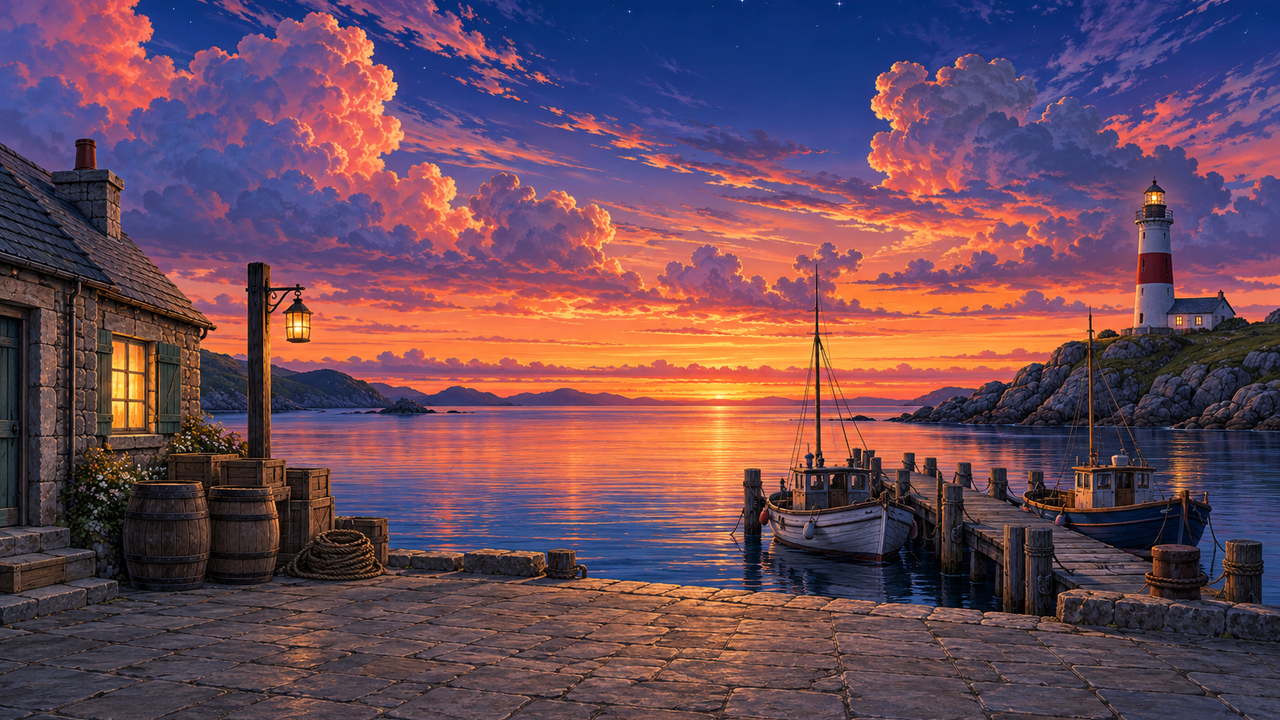
#> input picture styles/anime-visual-novel/assets/bg.png, 1280 x 720 px, found by its file name
$ python prep_bg_ai.py
#> lines starting #> are read from the running program, lines starting #| are printed output that depends on the picture; after the words box and inside, x2 and y2 are one past the last pixel; in counts of white or black regions, pixels touching at a corner belong together
### styles/aquarell/tools/wc.py
#!/usr/bin/env python3
"""Kleine Aquarell-Bibliothek (NumPy + Pillow): Rauschen, Weichzeichnen, Verwerfen und ein Pigmentmodell.

Pigmentmodell: Jede Lasur trägt eine optische Dichte D = -ln(Farbe) je Kanal (lineares Licht) bei. Lasuren addieren
ihre Dichten, das Ergebnis ist Papier * exp(-Summe D). So verhalten sich übereinanderliegende Lasuren wie echte
transparente Farbschichten (nur dunkler, nie heller), und weißes Papier bleibt, wo keine Farbe liegt.
"""
import numpy as np
from PIL import Image

PAPER = np.array([0.957, 0.937, 0.894])          # sRGB des Papiers (warmes Weiß, gleich wie in Godot)


def s2l(c):
    c = np.asarray(c, dtype=np.float64)
    return np.where(c <= 0.04045, c / 12.92, ((c + 0.055) / 1.055) ** 2.4)


def l2s(c):
    c = np.clip(c, 0.0, 1.0)
    return np.where(c <= 0.0031308, c * 12.92, 1.055 * np.power(c, 1 / 2.4) - 0.055)


def hexc(h):
    h = h.lstrip("#")
    return np.array([int(h[i:i + 2], 16) / 255.0 for i in (0, 2, 4)])


def density(srgb, paper=PAPER):
    """Dichte einer Lasur, die auf dem Papier die Farbe srgb ergibt."""
    return -np.log(np.clip(s2l(srgb) / s2l(paper), 1e-4, 1.0))


def value_noise(h, w, cell, seed, octaves=4, persistence=0.5, aniso=(1.0, 1.0)):
    """fBm aus bikubisch vergrößerten Zufallsgittern, 0..1. cell = Größe der gröbsten Zelle in px.
    aniso streckt die Zellen (x, y), z. B. (3, 1) für waagerechte Schlieren."""
    rng = np.random.default_rng(seed)
    out = np.zeros((h, w))
    amp, total, c = 1.0, 0.0, float(cell)
    for _ in range(octaves):
        gx = max(2, int(np.ceil(w / (c * aniso[0]))) + 3)
        gy = max(2, int(np.ceil(h / (c * aniso[1]))) + 3)
        g = rng.random((gy, gx)).astype(np.float32)
        im = Image.fromarray(g, mode="F").resize((int(gx * c * aniso[0]), int(gy * c * aniso[1])), Image.BICUBIC)
        a = np.asarray(im)
        ox, oy = int(rng.integers(0, max(1, a.shape[1] - w))), int(rng.integers(0, max(1, a.shape[0] - h)))
        out += amp * a[oy:oy + h, ox:ox + w]
        total += amp
        amp *= persistence
        c = max(1.0, c / 2.0)
    out /= total
    lo, hi = np.percentile(out, 1), np.percentile(out, 99)
    return np.clip((out - lo) / (hi - lo + 1e-9), 0, 1)


def _box(a, r, axis):
    if r < 1:
        return a
    pad = [(0, 0)] * a.ndim
    pad[axis] = (r + 1, r)
    p = np.pad(a, pad, mode="edge")
    cs = np.cumsum(p, axis=axis)
    n = a.shape[axis]
    hi = np.take(cs, np.arange(2 * r + 1, 2 * r + 1 + n), axis=axis)
    lo = np.take(cs, np.arange(0, n), axis=axis)
    return (hi - lo) / (2 * r + 1)


def blur(a, sigma):
    """Gauß-Näherung durch drei Kastenfilter je Achse."""
    if sigma <= 0.3:
        return a
    r = max(1, int(round(sigma * 0.93)))
    out = a.astype(np.float64)
    for _ in range(3):
        out = _box(_box(out, r, 0), r, 1)
    return out


# [15 lines left out: function warp, not called in this run]


def smoothstep(e0, e1, x):
    t = np.clip((x - e0) / (e1 - e0), 0, 1)
    return t * t * (3 - 2 * t)


def inner_edge(mask, sigma):
    """Band innen am Rand einer (weichen) Maske, 0..1: hier sammelt sich beim Trocknen das Pigment."""
    return np.clip((mask - blur(mask, sigma)) * 2.2, 0, 1) * mask


# [19 lines left out: functions to_srgb_image, downscale_rgba, not called in this run]

### styles/aquarell/tools/aqutil.py
#!/usr/bin/env python3
"""Hilfsfunktionen für die Verarbeitung der KI-Bilder (nur NumPy + Pillow): Zusammenhangskomponenten, Freistellen,
Farbsaum entfernen, Ausfüllen (Übermalen) von Bildbereichen, Bildvergleich bei Verschiebung."""
from collections import deque

import numpy as np
from PIL import Image, ImageDraw

import wc


def label(mask):
    """4-Nachbarschaft; gibt (Etiketten, Anzahl) zurück, 0 = Hintergrund. Für Masken bis etwa 1 Mio. Pixel."""
    h, w = mask.shape
    lab = np.zeros((h, w), np.int32)
    n = 0
    ys, xs = np.nonzero(mask)
    for y0, x0 in zip(ys.tolist(), xs.tolist()):
        if lab[y0, x0]:
            continue
        n += 1
        lab[y0, x0] = n
        q = deque([(y0, x0)])
        while q:
            y, x = q.popleft()
            for yy, xx in ((y - 1, x), (y + 1, x), (y, x - 1), (y, x + 1)):
                if 0 <= yy < h and 0 <= xx < w and mask[yy, xx] and not lab[yy, xx]:
                    lab[yy, xx] = n
                    q.append((yy, xx))
    return lab, n


def components(mask):
    """Liste von Komponenten mit Fläche, Rahmen und Schwerpunkt."""
    lab, n = label(mask)
    out = []
    for i in range(1, n + 1):
        ys, xs = np.nonzero(lab == i)
        out.append({"id": i, "area": int(len(ys)), "x0": int(xs.min()), "x1": int(xs.max()), "y0": int(ys.min()),
                    "y1": int(ys.max()), "cx": float(xs.mean()), "cy": float(ys.mean())})
    return lab, out


def dilate(mask, r):
    return wc.blur(mask.astype(np.float64), r) > 0.02 if r > 0 else mask


def erode(mask, r):
    return ~dilate(~mask, r) if r > 0 else mask


# [71 lines left out: functions key_magenta, despill, polygon_mask, fill_region, best_shift, not called in this run]

### styles/aquarell/tools/prep_bg_ai.py
#!/usr/bin/env python3
"""Bereitet den KI-Hintergrund (assets/raw/bg.png aus Auftrag 1) für die Demo auf, ohne Handarbeit:

  1. optional Bereiche übermalen (mitgemalter Rauch, Lichtstrahl …; Polygone aus der Korrekturdatei)
  2. Horizont, Himmel (vom oberen Rand gewachsen, je Spalte bis zur Silhouette gefüllt) und Wasser finden
  3. warme Lichtflecken finden: Leuchtturmlampe, Fenster, Laterne; Schornstein als höchster Punkt der Hütte
  4. Ausschnitt wählen: Lampe samt Dach im Bild, Laufzeile des Dachses bei y = 572 (Bildschirm, oder "feet_y" aus
     der Korrekturdatei); reicht die Höhe bei voller Breite nicht, wird verkleinert und seitlich bleibt Papier stehen
  4b. Farbe: im Pigmentmodell entsättigen, hellste Stellen als Papierweiß aussparen (grade, Prüfung 1)
  5. ausgeben (Bildschirmkoordinaten 1280x720):
       assets/bg_ai_painted.png, assets/sky_mask_ai.png, assets/water_mask_ai.png, assets/scene_ai.json
       assets/check/bg_ai_check.png  (Masken, Punkte, Laufzeile, Dachsgröße zum Ansehen)
       assets/check/bg_ai_grid.png   (Rohbild mit Koordinatengitter in Rohbild-Pixeln, für Korrekturen)

    .venv/bin/python styles/aquarell/tools/prep_bg_ai.py [--raw assets/raw/bg.png] [--out assets]
        [--override assets/bg_ai_override.json]

Korrekturdatei (alle Angaben optional, Koordinaten in Pixeln des Rohbilds, siehe bg_ai_grid.png):
  {"horizon": 470, "lamp": [x, y], "lantern": [x, y], "window": [x, y], "chimney": [x, y], "walk_y": 900,
   "top_y": 180, "water_seed": [[x, y], …], "water_y": [y0, y1], "inpaint": [[[x, y], …], …],
   "water_tol": 0.2, "water_grad": 0.05 (nur mit water_seed: jeder Keim wächst mit eigener Farbe),
   "sky_exclude": [[[x, y], …]], "badger_height": 150 (Bildschirm-px), "stop_x": 560 (Bildschirm-px),
   "window_glow_scale": 0.7, "lantern_glow_scale": 0.5, "lamp_glow_scale": 0.45, "smoke_alpha": 0.6,
   "feet_y": 550 (Bildschirm), "grade_sat": 0.78, "grade_white_pct": 3.0}
"""
import argparse, json, pathlib

import numpy as np
from PIL import Image, ImageDraw

import aqutil
import wc

ROOT = pathlib.Path(__file__).resolve().parents[1]
FEET_Y = 572.0          # Laufzeile des Dachses auf dem Bildschirm
VIG_TOP, VIG_SIDE, VIG_BOTTOM = 22.0, 18.0, 600.0   # Standardrand der Malfläche (finish_bg.py)


def hsv(rgb):
    mx, mn = rgb.max(-1), rgb.min(-1)
    d = mx - mn
    h = np.zeros_like(mx)
    r, g, b = rgb[..., 0], rgb[..., 1], rgb[..., 2]
    nz = d > 1e-6
    i = nz & (mx == r)
    h[i] = ((g - b)[i] / d[i]) % 6
    i = nz & (mx == g) & ~(mx == r)
    h[i] = (b - r)[i] / d[i] + 2
    i = nz & (mx == b) & ~(mx == r) & ~(mx == g)
    h[i] = (r - g)[i] / d[i] + 4
    return h * 60.0, np.where(mx > 0, d / np.maximum(mx, 1e-6), 0), mx


def find_horizon(lum, H):
    """Zeile im Band 30–75 %, in der es über viele Spalten nach unten am stärksten dunkler wird (heller Himmel über
    dunklerem Wasser). Waagerechte Kanten, unter denen es heller wird (Kaikante), zählen nicht."""
    b = wc.blur(lum, max(1.5, H / 300))
    s = max(2, int(H / 200))
    d = np.zeros_like(b)
    d[s:-s] = b[2 * s:] - b[:-2 * s]
    prof = np.percentile(d, 30, axis=1)
    prof = wc.blur(prof[:, None], 1.5)[:, 0]
    y0, y1 = int(0.30 * H), int(0.75 * H)
    return float(y0 + int(np.argmin(prof[y0:y1])))


def gradient(rgb, sigma):
    b = wc.blur(rgb, sigma)
    gx = np.zeros(b.shape[:2])
    gy = np.zeros(b.shape[:2])
    gx[:, 1:-1] = np.abs(b[:, 2:] - b[:, :-2]).sum(-1) / 2
    gy[1:-1] = np.abs(b[2:] - b[:-2]).sum(-1) / 2
    return gx + gy


def grade(rgb, k, sat=0.78, white_pct=3.0, seed=11):
    """Prüfung 1 (Hintergrund zu bunt und ohne Papierweiß): im Pigmentmodell die Buntheit dämpfen (Dichten je Kanal
    zum Mittel hin) und die hellsten Stellen (Lichtband, Spiegelung, Fenster, Lampen, weiße Flächen) als ausgespartes
    Papier stehen lassen: hart begrenzt, Rand mit Rauschen verbogen, wie mit Maskierflüssigkeit gespart."""
    D = wc.density(np.clip(rgb, 1e-4, 1))
    Dm = D.mean(-1, keepdims=True)
    D = Dm + (D - Dm) * sat
    lin = wc.s2l(rgb)
    lum = (lin * [0.2126, 0.7152, 0.0722]).sum(-1)
    ls = wc.blur(lum, 1.2 * k)
    n = wc.value_noise(rgb.shape[0], rgb.shape[1], 6 * k, seed, 3)
    lv = ls * (0.94 + 0.12 * n)
    t = np.percentile(lv, 100 - white_pct)
    m = wc.blur((lv > t).astype(np.float64), 0.7 * k)
    D = D * (1 - 0.82 * m)[..., None]
    out = wc.l2s(wc.s2l(wc.PAPER) * np.exp(-D))
    return out, float((m > 0.5).mean())


def blur_xy(a, sx, sy):
    """Weichzeichnen mit getrennten Radien je Achse (drei Kastenfilter)."""
    out = a.astype(np.float64)
    rx, ry = max(1, int(round(sx * 0.93))), max(1, int(round(sy * 0.93)))
    for _ in range(3):
        out = wc._box(wc._box(out, ry, 0), rx, 1)
    return out


def silhouette(obj, horizon, gap):
    """Je Spalte: wie weit reichen Gegenstände vom Horizont lückenlos (Lücken bis gap Zeilen) nach oben?
    Gibt die oberste Zeile je Spalte zurück (= horizon, wo am Horizont freier Himmel ist)."""
    h, w = obj.shape
    y0 = int(min(h - 1, horizon))
    top = np.full(w, y0 + 1)
    alive = np.ones(w, bool)
    gp = np.zeros(w, int)
    for y in range(y0, -1, -1):
        o = obj[y]
        gp = np.where(o, 0, gp + 1)
        alive &= gp <= gap
        top = np.where(alive & o, y, top)
    return top


def grow(seed, allowed):
    """Bereichswachstum (4-Nachbarschaft) über erlaubte Pixel: abwechselnd ganze erlaubte Zeilen- und
    Spaltenstücke füllen, die schon einen Treffer enthalten, bis sich nichts mehr ändert."""
    m = seed & allowed
    for _ in range(500):
        prev = int(m.sum())
        for axis in (1, 0):
            A = allowed if axis == 1 else allowed.T
            M = m if axis == 1 else m.T
            key = np.cumsum(~A, axis=1) + np.arange(A.shape[0])[:, None] * (A.shape[1] + 1)
            hit = np.zeros(int(key.max()) + 1, bool)
            hit[key[M]] = True
            M2 = hit[key] & A
            m = M2 if axis == 1 else M2.T
        if int(m.sum()) == prev:
            break
    return m


# [17 lines left out: function skyline_fill, not called in this run]


def main():
    ap = argparse.ArgumentParser()
    ap.add_argument("--raw", default=str(ROOT / "assets/raw/bg.png"))
    ap.add_argument("--out", default=str(ROOT / "assets"))
    ap.add_argument("--override", default=str(ROOT / "assets/bg_ai_override.json"))
    a = ap.parse_args()
    out = pathlib.Path(a.out)
    (out / "check").mkdir(parents=True, exist_ok=True)
    ov = json.loads(pathlib.Path(a.override).read_text()) if pathlib.Path(a.override).exists() else {}
    feet_y_s = float(ov.get("feet_y") or FEET_Y)          # Laufzeile auf dem Bildschirm (Prüfung 1: 572 lag am Rand)
    src_im = Image.open(a.raw).convert("RGB")
#> src_im is the input picture: PIL image 1280x720 RGB; mean R, G, B 106.9, 74.2, 89.4
    W, H = src_im.size
    k = W / 1280.0                                   # Rohbild-px je Bezugspixel
    rgb = np.asarray(src_im).astype(np.float64) / 255.0
    notes = []
    if ov.get("inpaint"):
        hole = aqutil.polygon_mask(W, H, ov["inpaint"])
        rgb = aqutil.fill_region(rgb, hole)
        notes.append(f"{len(ov['inpaint'])} Bereich(e) übermalt")
    lum = (rgb * [0.299, 0.587, 0.114]).sum(-1)

    # --- Horizont und Himmel ---------------------------------------------------------------------------------
    horizon = float(ov.get("horizon") or find_horizon(lum, H))
#> in find_horizon, `d[s:-s] = b[2 * s:] - b[:-2 * s]`:
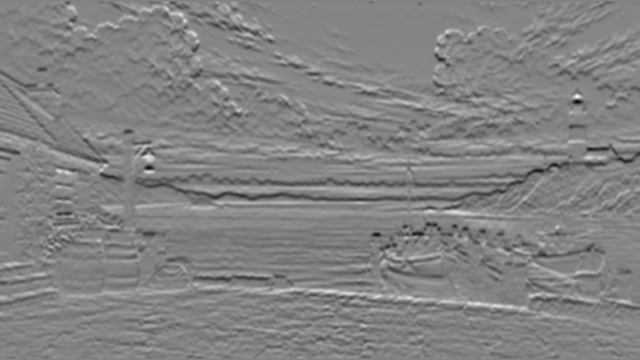
#> d: shape (720, 1280) float64 (shown at 1/2 size); min -0.425, max 0.403, mean 0.00031; drawn with min black and max white
#> in find_horizon, `prof = np.percentile(d, 30, axis=1)`: prof = 720 values, max 0.0215 at index 425, min -0.129 at index 368, mean -0.0164
#> in find_horizon, `prof = wc.blur(prof[:, None], 1.5)[:, 0]`: prof = 720 values, max 0.019 at index 425, min -0.119 at index 367, mean -0.0164
#> horizon = 367
    yy = np.arange(H)[:, None] * np.ones((1, W))
    g = gradient(rgb, 3.0 * k)
#> in gradient, `return gx + gy`:
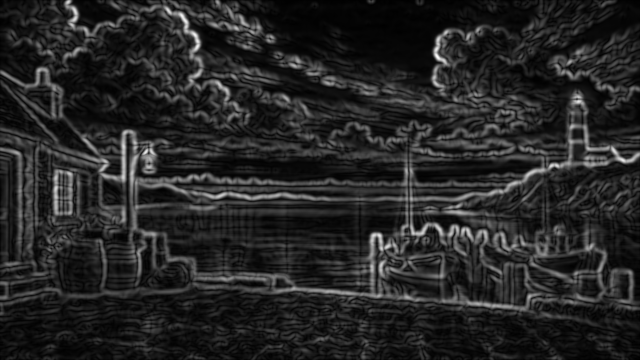
#> returned value: shape (720, 1280) float64 (shown at 1/2 size); min 0, max 0.195, mean 0.0289; drawn with min black and max white
    # Schwelle an die Textur des Himmels angepasst (Blüten, Körnung): 1,8-fach das 80. Perzentil oben im Bild
    thr = float(np.clip(1.8 * np.percentile(g[: int(0.1 * H)], 80), 0.012, 0.06))
#> thr = 0.0578
    allowed = (g < thr) & (yy < horizon + 2)
#> allowed: shape (720, 1280) bool; 44.9% white; 30 white regions (11 under 20 px), largest, box (x1, y1, x2, y2) and area: (0, 0, 1280, 369) 398521, (1045, 313, 1280, 369) 7849, (0, 301, 37, 369) 2306
    if ov.get("sky_exclude"):
        allowed &= ~aqutil.polygon_mask(W, H, ov["sky_exclude"])
    seed = np.zeros((H, W), bool)
    seed[:max(3, int(0.03 * H))] = True                 # obere Zeilen (ein gemalter Rand oben stört so nicht)
    sky_raw = grow(seed, allowed)
#> the loop in grow, `for _ in range(500):` made 8 passes
#> prev on passes 1 to 8: 25442, 139941, 367984, 397382, 398252, 398472, 398485, 398521
#> sky_raw: shape (720, 1280) bool; 43.2% white; 1 white region, box (x1, y1, x2, y2) and area: (0, 0, 1280, 369) 398521
#> seed: shape (720, 1280) bool; 2.9% white; 1 white region, box (x1, y1, x2, y2) and area: (0, 0, 1280, 21) 26880
    # Himmelsfarbe als weiches Modell (quer stark, senkrecht wenig geglättet) aus den sicheren Himmelspixeln;
    # was deutlich davon abweicht und vom Horizont aus zusammenhängend nach oben reicht, ist Gegenstand
    # (Hütte, Leuchtturm, Masten). Wolken und Sterne hängen nicht am Horizont und bleiben Himmel.
    bl = wc.blur(rgb, 2.0 * k)
    base = sky_raw.copy()
    for _ in range(2):
        wgt = base.astype(np.float64)
        den = blur_xy(wgt, 60 * k, 8 * k)
        model = blur_xy(rgb * wgt[..., None], 60 * k, 8 * k) / np.maximum(den, 1e-6)[..., None]
        rowm = (rgb * wgt[..., None]).sum(1) / np.maximum(wgt.sum(1), 1)[:, None]
        for y in range(1, H):                                  # Zeilen ohne Himmel: Wert der Zeile darüber
            if wgt[y].sum() < 1:
                rowm[y] = rowm[y - 1]
        model = np.where(den[..., None] > 0.05, model, rowm[:, None, :])
        dev = np.sqrt(((bl - model) ** 2).sum(-1))
        obj = (dev > 0.09) & (yy < horizon + 2)
        top_obj = silhouette(obj, horizon + 1, max(3, int(6 * k)))
        sky = yy < top_obj[None, :]
        base = sky & (dev < 0.09)
#> this loop made 2 passes
#> obj: shape (720, 1280) bool; 22.1% white; 221 white regions (47 under 20 px), largest, box (x1, y1, x2, y2) and area: (751, 51, 1078, 312) 25848, (0, 210, 733, 369) 23871, (944, 179, 1280, 369) 22548
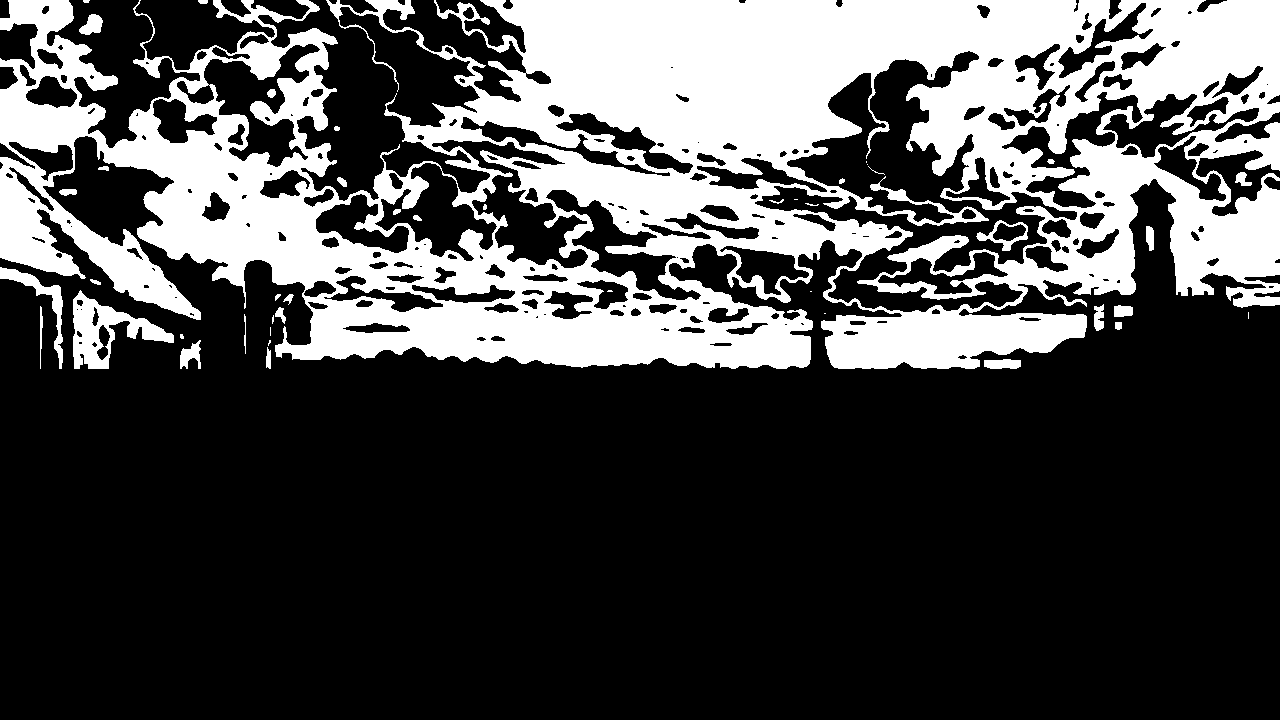
#> wgt: shape (720, 1280) float64; values 0 (black) and 1 (white), 28.8% white; 45 white regions (13 under 20 px), largest, box (x1, y1, x2, y2) and area: (0, 0, 1280, 369) 257961, (73, 290, 174, 369) 3049, (0, 267, 63, 369) 1108
    skyline = top_obj
#> skyline = 1280 values, max 369 at index 39, min 179 at index 1155, mean 338.6

    # --- Laufzeile, Wasser -----------------------------------------------------------------------------------
    walk_y = float(ov.get("walk_y") or 0.885 * H)
    wy0, wy1 = ov.get("water_y") or [horizon, walk_y - 0.06 * H]
#> wy0 = 367; wy1 = 594
    # Spalten mit freiem Blick aufs Meer: die niedrigsten Silhouetten (ein Lichtband am Horizont hebt sonst alle an)
    open_cols = np.nonzero(skyline >= min(horizon - 4 * k, np.percentile(skyline, 70) - 2 * k))[0]
#> open_cols = 480 values from 39 to 1000
    seeds = ov.get("water_seed") or [[int(x), int(horizon + 10 * k)] for x in open_cols[::max(1, int(30 * k))]]
#> seeds = [[39, 377], [98, 377], [485, 377], [546, 377], [576, 377], [606, 377], [636, 377], [682, 377], [712, 377], [742, 377], [772, 377], [802, 377], [854, 377], [884, 377], [917, 377], [947, 377]]
    water = np.zeros((H, W), bool)
    if seeds:
        bl2 = wc.blur(rgb, 2.0 * k)
#> the loop in blur (call 5), `for _ in range(3):` made 3 passes
#> pass 1, in _box (call 50), `cs = np.cumsum(p, axis=axis)`:
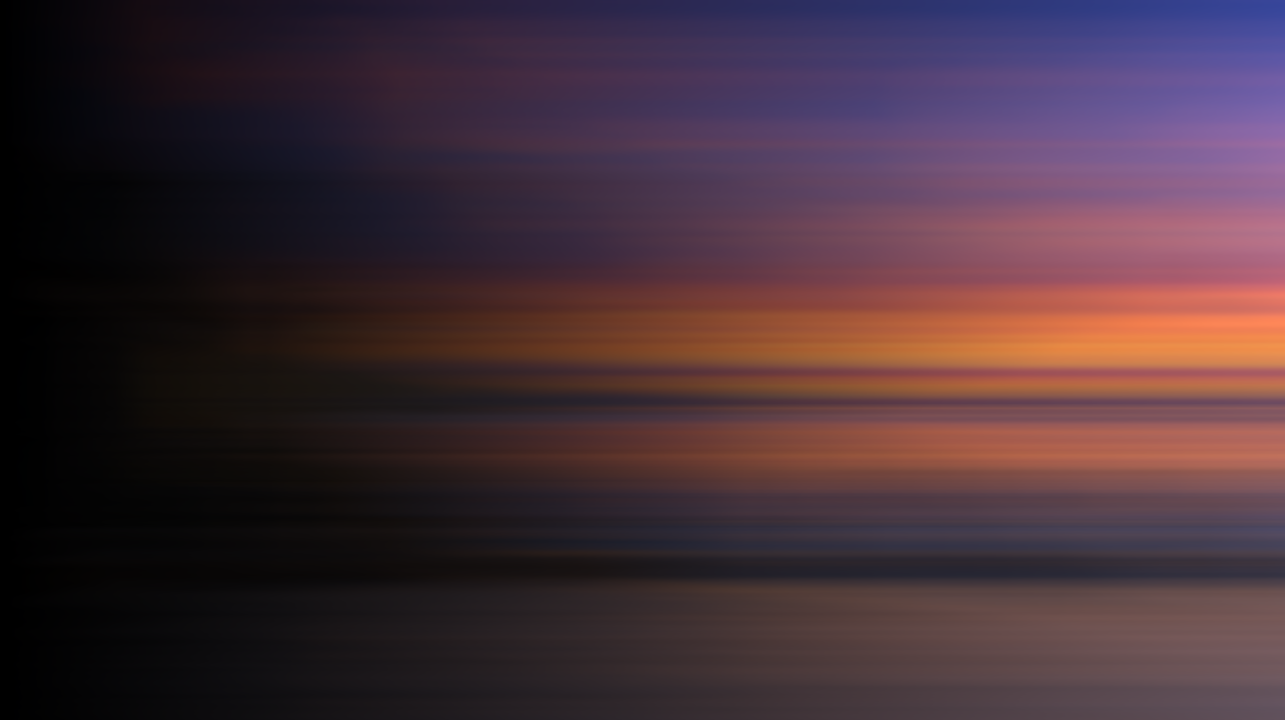
#> cs: shape (720, 1285, 3) float64; mean of channels 0, 1, 2 269.8, 186.6, 222.2; drawn with min black and max white
        cols = np.array([bl2[int(sy), int(sx)] for sx, sy in seeds])
#> cols = 16 rows, first 8: [0.342, 0.269, 0.276], [0.342, 0.271, 0.211], [0.802, 0.386, 0.336], [0.833, 0.379, 0.319], [0.902, 0.461, 0.284], [0.897, 0.449, 0.278], [0.891, 0.433, 0.278], [0.948, 0.428, 0.253]
        med = np.median(cols, 0)
#> med = [0.844, 0.367, 0.288]
#> (the rest of the program and of its run is left out)
